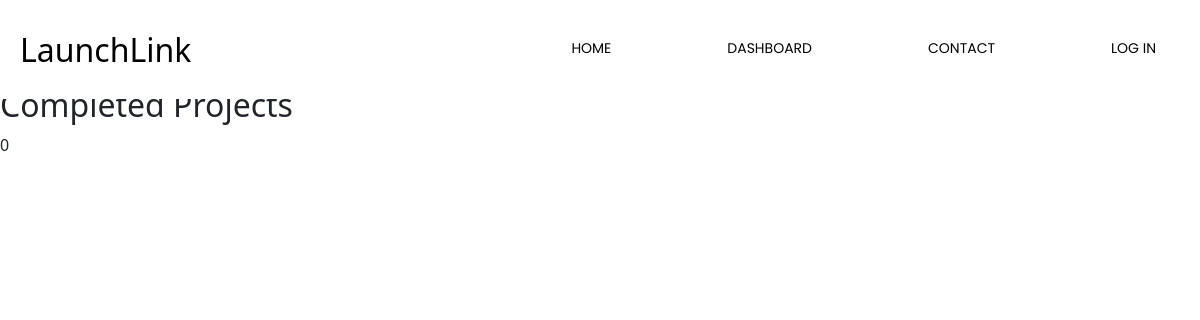
Page /projects/dashboard on the earlier database version.
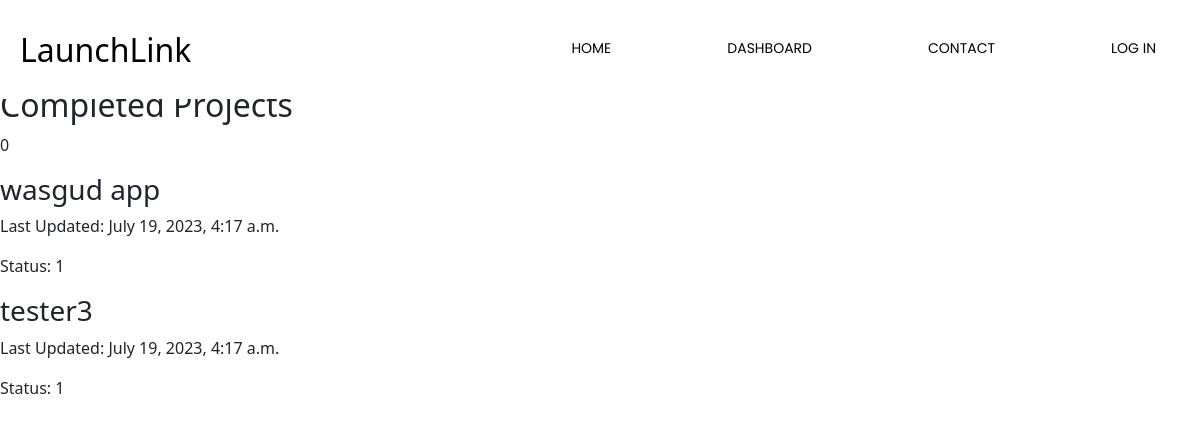
Same page on the later database version.
### projects/models.py (models this page shows, shortened)
class Project(models.Model):
    FINDING_VOLUNTEERS = '1'
    WORKING = '2'
    FINAL_TOUCHES = '3'
    COMPLETED = '4'
    project_status = (
        (FINDING_VOLUNTEERS, 'Finding Volunteers'),
        (WORKING, 'Working'),
        (FINAL_TOUCHES, 'Final Touches'),
        (COMPLETED, 'Completed'),
    )
    project_request = models.ForeignKey(ProjectRequest, on_delete=models.CASCADE, null=True, related_name='project')
    status = models.CharField(max_length=100, choices=project_status, default=FINDING_VOLUNTEERS)
    managers = models.ManyToManyField('accounts.Volunteer', related_name='projects_managed')
    developers = models.ManyToManyField('accounts.Volunteer', related_name='projects_developed')
    created = models.DateTimeField(auto_now_add=True)
    updated = models.DateTimeField(auto_now=True)
    product_link = models.URLField(null=True, blank=True)
    github_link = models.URLField(null=True, blank=True)
    slug = models.SlugField()

class ProjectRequest(models.Model):
    PENDING = "1"
    VERIFIED = "2"
    REJECTED = "3"
    request_status = (
        (PENDING, 'Pending'),
        (VERIFIED, 'Verified'),
        (REJECTED, 'Rejected'),
    )
    title = models.CharField(max_length=100)
    description = models.TextField()
    created = models.DateTimeField(auto_now_add=True)
    updated = models.DateTimeField(auto_now=True)
    is_business = models.BooleanField(default=False)
    business = models.ForeignKey('accounts.Business', on_delete=models.CASCADE, null=True, related_name='requests', default=None, blank=True)
    client = models.ForeignKey('accounts.Client', on_delete=models.CASCADE, null=True, related_name='requests')
    slug = models.SlugField()
    status = models.CharField(max_length=100, choices=request_status, default=PENDING)

### projects/views.py (the view)
# urls.py: path("dashboard", views.dashboard, name="dashboard"),
def dashboard(request):
    return render(request, 'projects/project_dashboard.html', {
        'projects_in_progress' : Project.objects.exclude(status = '4'),
        'completed_projects' : Project.objects.filter(status = '4'),
    })

### projects/templates/projects/project_dashboard.html (shortened to what this page needs)
{% extends 'about/layout.html' %}
{% block body %}
<div class="dashboard">
  <div class="dashboard-header">
    <div class="header-item">
      <h2>Projects In Progress</h2>
      <p>{{ projects_in_progress|length }}</p>
    </div>
    <div class="header-item">
      <h2>Completed Projects</h2>
      <p>{{ completed_projects|length }}</p>
    </div>
  </div>
  <div class="dashboard-content">
    <div class="projects-in-progress">
      {% for project in projects_in_progress %}
      <div class="project-card">
        <h3>{{ project.project_request.title }}</h3>
        <p>Last Updated: {{ project.updated }}</p>
        <p>Status: {{ project.status }}</p>
      </div>
      {% endfor %}
    </div>
  </div>
</div>
{% endblock body %}

Differences in the rows shown:
added Project: project_request "wasgud app", updated "July 19, 2023, 4:17 a.m.", status "1"
added Project: project_request "tester3", updated "July 19, 2023, 4:17 a.m.", status "1"
